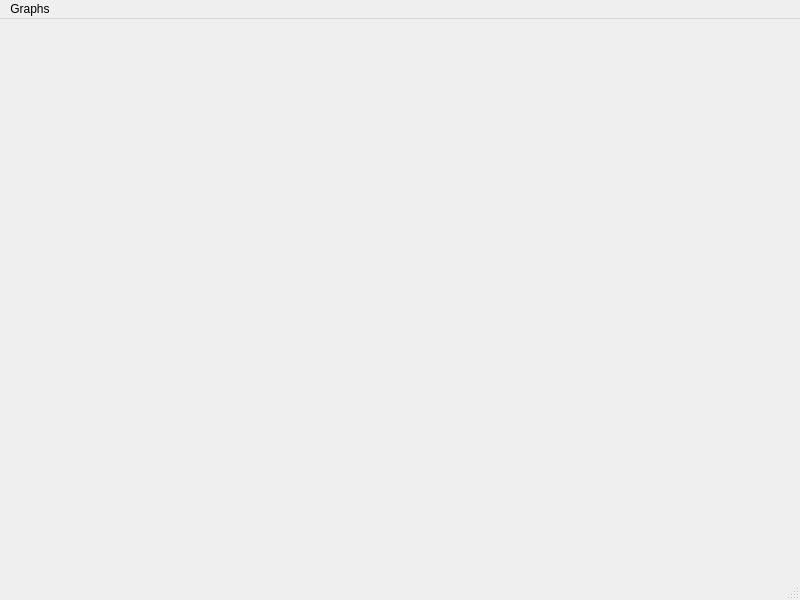
<?xml version="1.0" encoding="UTF-8"?>
<ui version="4.0">
 <class>MainWindow</class>
 <widget class="QMainWindow" name="MainWindow">
  <property name="geometry">
   <rect>
    <x>0</x>
    <y>0</y>
    <width>800</width>
    <height>600</height>
   </rect>
  </property>
  <property name="windowTitle">
   <string>MainWindow</string>
  </property>
  <widget class="QWidget" name="centralWidget">
   <property name="sizePolicy">
    <sizepolicy hsizetype="Minimum" vsizetype="Minimum">
     <horstretch>0</horstretch>
     <verstretch>0</verstretch>
    </sizepolicy>
   </property>
   <property name="maximumSize">
    <size>
     <width>0</width>
     <height>0</height>
    </size>
   </property>
   <layout class="QGridLayout" name="gridLayout"/>
  </widget>
  <widget class="QMenuBar" name="menubar">
   <property name="geometry">
    <rect>
     <x>0</x>
     <y>0</y>
     <width>800</width>
     <height>25</height>
    </rect>
   </property>
   <widget class="QMenu" name="menuGraphs">
    <property name="title">
     <string>Graphs</string>
    </property>
    <addaction name="actionAdd_Plot"/>
    <addaction name="actionAdd_XY_Plot"/>
   </widget>
   <addaction name="menuGraphs"/>
  </widget>
  <widget class="QStatusBar" name="statusbar"/>
  <action name="actionAdd_Plot">
   <property name="text">
    <string>Add Plot</string>
   </property>
  </action>
  <action name="actionAdd_Tyres_View">
   <property name="text">
    <string>Add Tyres View</string>
   </property>
  </action>
  <action name="actionAdd_XY_Plot">
   <property name="text">
    <string>Add XY Plot</string>
   </property>
  </action>
 </widget>
 <resources/>
 <connections/>
</ui>
